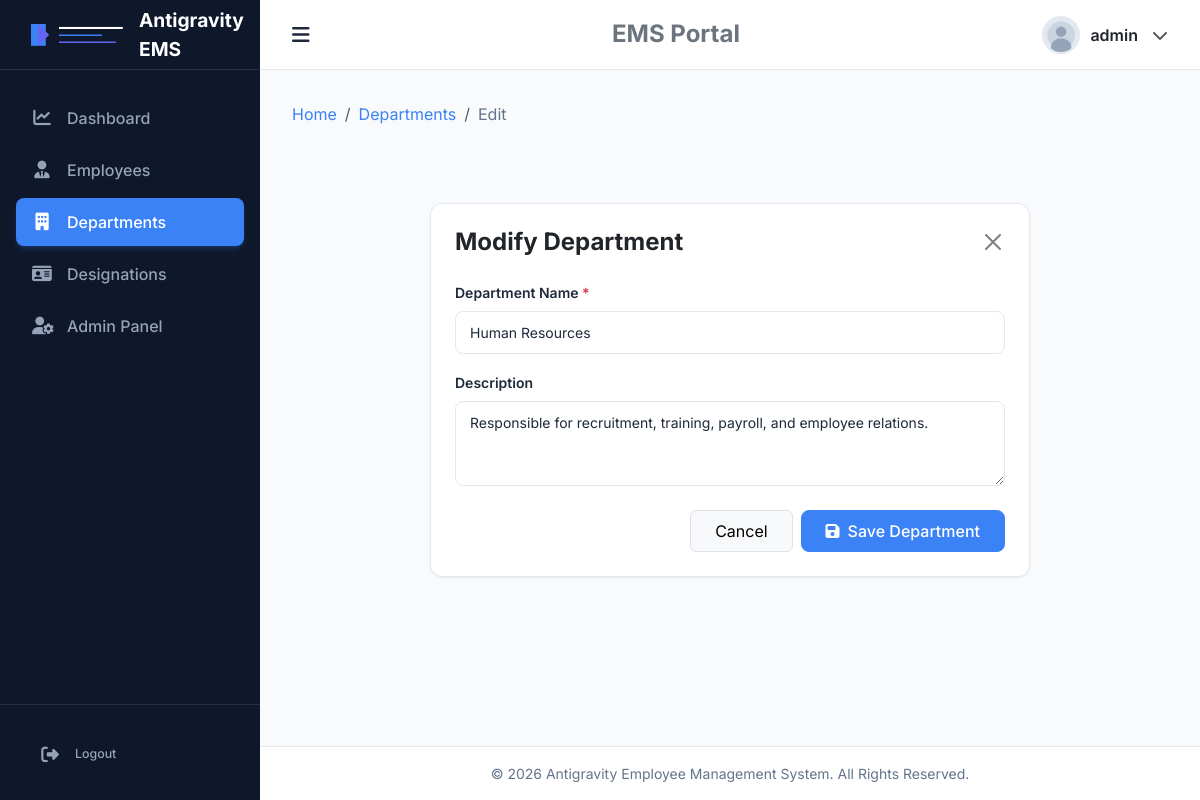
Screenshot of /departments/edit/1/ (signed in) with the database file from the repository.
### departments/models.py (models this page shows, shortened)
class Department(models.Model):
    name = models.CharField(max_length=100, unique=True)
    description = models.TextField(blank=True, null=True)
    created_at = models.DateTimeField(auto_now_add=True)
    updated_at = models.DateTimeField(auto_now=True)

### departments/views.py (the view)
# urls.py: path('edit/<int:pk>/', views.department_edit, name='edit'),
@login_required
def department_edit(request, pk):
    department = get_object_or_404(Department, pk=pk)
    if request.method == 'POST':
        form = DepartmentForm(request.POST, instance=department)
        if form.is_valid():
            form.save()
            messages.success(request, "Department Updated Successfully.")
            return redirect('departments:list')
        else:
            messages.error(request, "Error updating department. Please check details.")
    else:
        form = DepartmentForm(instance=department)
    return render(request, 'departments/department_form.html', {'form': form, 'action': 'Edit', 'department': department})

### departments/forms.py (shortened to what this page needs)
class DepartmentForm(forms.ModelForm):
    class Meta:
        model = Department
        fields = ['name', 'description']
        widgets = {
            'name': forms.TextInput(attrs={'class': 'form-control', 'placeholder': 'Enter Department Name'}),
            'description': forms.Textarea(attrs={'class': 'form-control', 'rows': 3, 'placeholder': 'Enter Department Description'}),
        }

### templates/departments/department_form.html (shortened to what this page needs)
{% extends 'base.html' %}
{% load static %}
{% block extra_css %}
<link href="{% static 'css/forms.css' %}" rel="stylesheet">
{% endblock %}
{% block breadcrumbs %}
<li class="breadcrumb-item"><a href="{% url 'departments:list' %}">Departments</a></li>
<li class="breadcrumb-item active" aria-current="page">{{ action }}</li>
{% endblock %}
{% block content %}
<div class="container-fluid fade-in d-flex justify-content-center align-items-center" style="min-height: 60vh;">
    <div class="card card-custom p-4 w-100" style="max-width: 600px;">
        <div class="d-flex justify-content-between align-items-center mb-4">
            <h4 class="fw-bold m-0 text-dark">{% if department %}Modify{% else %}Create{% endif %} Department</h4>
            <a href="{% url 'departments:list' %}" class="btn-close"></a>
        </div>
        <form method="post" novalidate>
            <div class="mb-3">
                <label for="id_name" class="form-label">Department Name <span class="text-danger">*</span></label>
                {{ form.name }}
            </div>
            <div class="mb-4">
                <label for="id_description" class="form-label">Description</label>
                {{ form.description }}
            </div>
            <div class="d-flex gap-2 justify-content-end">
                <a href="{% url 'departments:list' %}" class="btn btn-light border px-4 py-2">
                    Cancel
                </a>
                <button type="submit" class="btn btn-primary-custom px-4 py-2">
                    <i class="fa-solid fa-floppy-disk me-2"></i>Save Department
                </button>
            </div>
        </form>
    </div>
</div>
{% endblock %}

### templates/base.html (shortened to what this page needs)
{% load static %}
<!DOCTYPE html>
<html lang="en">
<head>
    <link href="https://cdn.jsdelivr.net/npm/bootstrap@5.3.2/dist/css/bootstrap.min.css" rel="stylesheet">
    <link href="https://cdnjs.cloudflare.com/ajax/libs/font-awesome/6.4.2/css/all.min.css" rel="stylesheet">
    <link href="{% static 'css/style.css' %}" rel="stylesheet">
    {% block extra_css %}{% endblock %}
    <link href="{% static 'css/responsive.css' %}" rel="stylesheet">
</head>
<body>
    <div id="wrapper">
        {% if user.is_authenticated %}
        <aside id="sidebar">
            <div class="sidebar-header">
                <a href="{% url 'dashboard' %}" class="sidebar-logo">
                    <img src="{% static 'images/logo.png' %}" alt="Logo">
                    <span>Antigravity EMS</span>
                </a>
            </div>
            <ul class="sidebar-menu">
                <li class="sidebar-item {% if request.resolver_match.url_name == 'dashboard' %}active{% endif %}">
                    <a href="{% url 'dashboard' %}" class="sidebar-link">
                        <i class="fa-solid fa-chart-line"></i>
                        <span>Dashboard</span>
                    </a>
                </li>
                <li class="sidebar-item {% if 'employees' in request.path %}active{% endif %}">
                    <a href="{% url 'employees:list' %}" class="sidebar-link">
                        <i class="fa-solid fa-user-tie"></i>
                        <span>Employees</span>
                    </a>
                </li>
                <li class="sidebar-item {% if 'departments' in request.path %}active{% endif %}">
                    <a href="{% url 'departments:list' %}" class="sidebar-link">
                        <i class="fa-solid fa-building"></i>
                        <span>Departments</span>
                    </a>
                </li>
                <li class="sidebar-item {% if 'designations' in request.path %}active{% endif %}">
                    <a href="{% url 'designations:list' %}" class="sidebar-link">
                        <i class="fa-solid fa-id-card"></i>
                        <span>Designations</span>
                    </a>
                </li>
                {% if user.is_superuser %}
                <li class="sidebar-item">
                    <a href="/admin/" class="sidebar-link" target="_blank">
                        <i class="fa-solid fa-user-gear"></i>
                        <span>Admin Panel</span>
                    </a>
                </li>
                {% endif %}
            </ul>
            <div class="sidebar-footer">
                <a href="{% url 'logout' %}" class="sidebar-link text-danger-custom" onclick="return confirm('Are you sure you want to logout?');">
                    <i class="fa-solid fa-right-from-bracket"></i>
                    <span>Logout</span>
                </a>
            </div>
        </aside>
        {% endif %}
        <div id="content-wrapper">
            {% if user.is_authenticated %}
            <header class="top-navbar">
                <button id="sidebarToggle" class="navbar-toggle-btn">
                    <i class="fa-solid fa-bars"></i>
                </button>
                <h4 class="m-0 fw-bold text-secondary d-none d-sm-block">EMS Portal</h4>
                <div class="dropdown user-profile-dropdown">
                    <button class="dropdown-toggle" type="button" id="profileDropdown" data-bs-toggle="dropdown" aria-expanded="false">
                        <img src="{% static 'images/default-avatar.png' %}" alt="Avatar" class="user-avatar-small">
                        <span class="fw-semibold text-dark fs-6">{{ user.username }}</span>
                        <i class="fa-solid fa-chevron-down fs-7 text-muted ms-1"></i>
                    </button>
                </div>
            </header>
            {% endif %}
            <main class="main-content">
                {% if user.is_authenticated %}
                <nav aria-label="breadcrumb" class="mb-4">
                    <ol class="breadcrumb">
                        <li class="breadcrumb-item"><a href="{% url 'dashboard' %}">Home</a></li>
                        {% block breadcrumbs %}{% endblock %}
                    </ol>
                </nav>
                {% endif %}
                {% block content %}{% endblock %}
            </main>
            <footer class="footer">
                <div class="container-fluid">
                    <span class="mb-0">&copy; {% now "Y" %} Antigravity Employee Management System. All Rights Reserved.</span>
                </div>
            </footer>
        </div>
    </div>
</body>
</html>

### static/css/style.css (style rules this page uses)
:root { --primary-color: #3b82f6; --primary-dark: #1d4ed8; --secondary-color: #0f172a; --bg-light: #f8fafc; --card-bg: #ffffff; --text-main: #1e293b; --text-muted: #64748b; --border-color: #e2e8f0; --accent-color: #6366f1; --success-color: #10b981; --warning-color: #f59e0b; --danger-color: #ef4444; --sidebar-width: 260px; --navbar-height: 70px; --transition-speed: 0.3s; }
body { font-family: 'Inter', sans-serif; background-color: var(--bg-light); color: var(--text-main); overflow-x: hidden; }
.fade-in { animation: fadeIn var(--transition-speed) ease-out forwards; }
#wrapper { display: flex; width: 100vw; height: 100vh; overflow: hidden; }
#sidebar { width: var(--sidebar-width); min-width: var(--sidebar-width); background-color: var(--secondary-color); color: #ffffff; height: 100%; transition: all var(--transition-speed) ease; display: flex; flex-direction: column; z-index: 1000; }
#sidebar .sidebar-header { height: var(--navbar-height); display: flex; align-items: center; padding: 0 1.5rem; border-bottom: 1px solid rgba(255, 255, 255, 0.1); }
#sidebar .sidebar-logo { display: flex; align-items: center; gap: 10px; text-decoration: none; color: #ffffff; font-weight: 700; font-size: 1.2rem; }
#sidebar .sidebar-logo img { height: 35px; width: auto; }
#sidebar .sidebar-menu { list-style: none; padding: 1.5rem 0; margin: 0; flex-grow: 1; overflow-y: auto; }
#sidebar .sidebar-item { margin-bottom: 0.25rem; padding: 0 1rem; }
#sidebar .sidebar-link { display: flex; align-items: center; gap: 15px; padding: 0.75rem 1rem; color: #94a3b8; text-decoration: none; border-radius: 8px; font-weight: 500; transition: all 0.2s ease; }
#sidebar .sidebar-link i { font-size: 1.1rem; width: 20px; text-align: center; }
#sidebar .sidebar-item.active .sidebar-link { color: #ffffff; background-color: var(--primary-color); box-shadow: 0 4px 6px -1px rgba(59, 130, 246, 0.2), 0 2px 4px -2px rgba(59, 130, 246, 0.2); }
#sidebar .sidebar-footer { padding: 1.5rem; border-top: 1px solid rgba(255, 255, 255, 0.1); }
#content-wrapper { flex-grow: 1; display: flex; flex-direction: column; height: 100%; overflow: hidden; }
.top-navbar { height: var(--navbar-height); background-color: #ffffff; border-bottom: 1px solid var(--border-color); display: flex; align-items: center; justify-content: space-between; padding: 0 1.5rem; z-index: 999; }
.navbar-toggle-btn { background: none; border: none; color: var(--text-main); font-size: 1.25rem; cursor: pointer; padding: 0.5rem; border-radius: 6px; transition: background-color 0.2s; }
.user-profile-dropdown .dropdown-toggle { display: flex; align-items: center; gap: 10px; background: none; border: none; padding: 0.25rem 0.5rem; cursor: pointer; }
.user-profile-dropdown .dropdown-toggle::after { display: none; }
.user-avatar-small { width: 38px; height: 38px; border-radius: 50%; object-fit: cover; border: 2px solid var(--border-color); }
.main-content { flex-grow: 1; padding: 2rem; overflow-y: auto; background-color: var(--bg-light); }
.breadcrumb-item a { color: var(--primary-color); text-decoration: none; }
.breadcrumb-item.active { color: var(--text-muted); }
.footer { background-color: #ffffff; border-top: 1px solid var(--border-color); padding: 1rem 2rem; text-align: center; color: var(--text-muted); font-size: 0.875rem; }
.btn-primary-custom { background-color: var(--primary-color); border-color: var(--primary-color); color: #ffffff; font-weight: 500; padding: 0.5rem 1.25rem; border-radius: 8px; transition: all 0.2s ease; }
.card-custom { background-color: var(--card-bg); border: 1px solid var(--border-color); border-radius: 12px; box-shadow: 0 1px 3px 0 rgba(0, 0, 0, 0.05), 0 1px 2px -1px rgba(0, 0, 0, 0.05); transition: all 0.2s ease; }

### static/css/forms.css (style rules this page uses)
.form-label { font-size: 0.875rem; font-weight: 600; color: var(--text-main); margin-bottom: 0.5rem; }
.form-control, .form-select { border-radius: 8px; border: 1px solid var(--border-color); padding: 0.625rem 0.875rem; font-size: 0.875rem; background-color: #ffffff; color: var(--text-main); transition: all 0.2s ease; }
.form-control::placeholder { color: #94a3b8; }
.text-danger-custom { color: var(--danger-color); font-size: 0.775rem; margin-top: 0.25rem; font-weight: 500; }

### rows the page displays
Department: name "Human Resources", description "Responsible for recruitment, training, payroll, and employee relations."

### other values shown
{{ user.username }} "admin"
{{ action }} "Edit"
